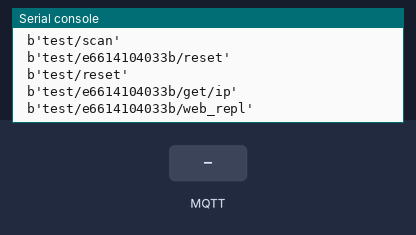
The program below on a simulated MicroPython board. Parts: the last lines printed to the serial console. The inputs (shaded band) are chosen by the test bench. WiFi joins after 1.5 s; no MQTT or app messages arrive unless stated; values from a settings file that is not in the repository are placeholders.

Above: at 2.8 s.
2.9 s: MQTT message "1" arrives on the first subscribed topic
At 4.1 s:
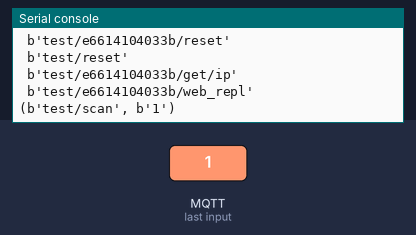
4.4 s: MQTT message "on" arrives on the first subscribed topic
At 5.5 s:
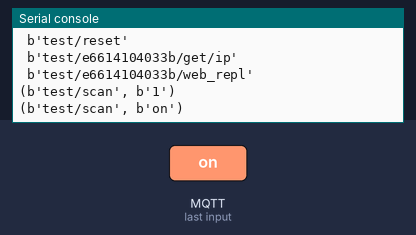
5.9 s: MQTT message "off" arrives on the first subscribed topic
At 6.7 s:
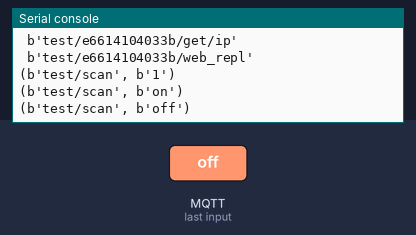

Measured:
- after the input at 2.9 s, the serial console: prints a new line at once (image 1)
- after the input at 4.4 s, the serial console: prints a new line at once (image 2)
- after the input at 5.9 s, the serial console: prints a new line at once (image 3)

The program:

start.py
```python
import gc
gc.collect()

import utime
import app.hardwear as hardwear
import app.conection as conection
import machine

conection.connectToWiFi()
conection.connectToMQTT()

timeLastReconect = utime.ticks_ms()
timeLastReboot = utime.ticks_ms()
timeLastPubHealthCheck = utime.ticks_ms()


from machine import WDT
wdt = WDT(timeout=3000)
wdt.feed()

while True:

    wdt.feed()
    conection.client.check_msg()
    if utime.ticks_ms() - timeLastReconect > 300000:
        conection.connectToMQTT()
        timeLastReconect = utime.ticks_ms()
    if utime.ticks_ms() - timeLastPubHealthCheck > 60000:
    	conection.health_check_pub(gc.mem_free())
    	timeLastPubHealthCheck = utime.ticks_ms()
```

hardwear.py
```python
import ubinascii
import machine
from machine import Pin, PWM


client_id = ubinascii.hexlify(machine.unique_id())
```

conection.py
```python
import time
import network
import app.secrets as secrets
from app.mymqtt import MQTTClient
from .hardwear import client_id
import machine


mqtt_server = '109.248.175.51'
topic_sub_scan = b'test/scan'
topic_sub_ip = b'test/'+ client_id + b'/get/ip'
topic_sub_reset = b'test/'+ client_id + b'/reset'
topic_sub_reset_all = b'test/reset'
topic_sub_web_repl = b'test/'+ client_id + b'/web_repl'


topic_pub_health_check = b'test/' + client_id + b'/health_check'
topic_pub_reset = b'test/'+ client_id + b'/reset/ok'
topic_pub_scan = b'test/' + client_id
topic_pub_status = b'test/' + client_id + b'/status'
topic_pub_ip = b'test/' + client_id + b'/ip'

machineIp = '(0, 0, 0, 0)'
client = None


def connectToWiFi():
  global machineIp
  station = network.WLAN(network.STA_IF)
  station.active(True)
  station.connect(secrets.WIFI_SSID, secrets.WIFI_PASSWORD)
  print('conneting to wifi..')
  while not station.isconnected():
      pass
  print('Connection successful')
  print(station.ifconfig())
  machineIp = station.ifconfig()[0]

def health_check_pub(msg):
  client.publish(topic_pub_health_check, str(msg))

def reset_pub():
  client.publish(topic_pub_reset, '1')


def sub_cb(topic, msg):
  print((topic, msg))
  if topic == topic_sub_scan and msg == b'1':
    client.publish(topic_pub_scan, "1")
  elif (topic == topic_sub_reset or topic == topic_sub_reset_all) and msg == b'1':
    print('mqtt => reset')
    reset_pub()
    machine.reset()
  elif (topic == topic_sub_ip and msg == b'1'):
    print('mqtt => get ip')
    client.publish(topic_pub_ip, machineIp)
  elif (topic == topic_sub_web_repl):
    reset_pub()
    webReplOn()

def connect_and_subscribe():
  client = MQTTClient(client_id, mqtt_server, user = b'test', password = b'P@ssw0rd!')
  client.set_callback(sub_cb)
  client.connect()
  client.subscribe(topic_sub_scan)
  client.subscribe(topic_sub_reset)
  client.subscribe(topic_sub_reset_all)
  client.subscribe(topic_sub_ip)
  client.subscribe(topic_sub_web_repl)

  print('Connected to %s MQTT broker, subscribed to topics: \n %s \n %s \n %s \n %s \n %s' % (mqtt_server,  topic_sub_scan, topic_sub_reset, topic_sub_reset_all, topic_sub_ip, topic_sub_web_repl))
  return client


def restart_and_reconnect():
  print('Failed to connect to MQTT broker. Reconnecting...')
  time.sleep(10)
  machine.reset()


def connectToMQTT():
  global client
  try:
    client = connect_and_subscribe()
  except OSError as e:
    restart_and_reconnect()

def webReplOn():
    import btree
    f = open("mydb", "w+b")
    db = btree.open(f)
    db[b"wr"] = b"1"
    db.flush()
    machine.reset()

def webReplOff():
    import btree
    f = open("mydb", "w+b")
    db = btree.open(f)
    db[b"wr"] = b"0"
    db.flush()
    machine.reset()
```
